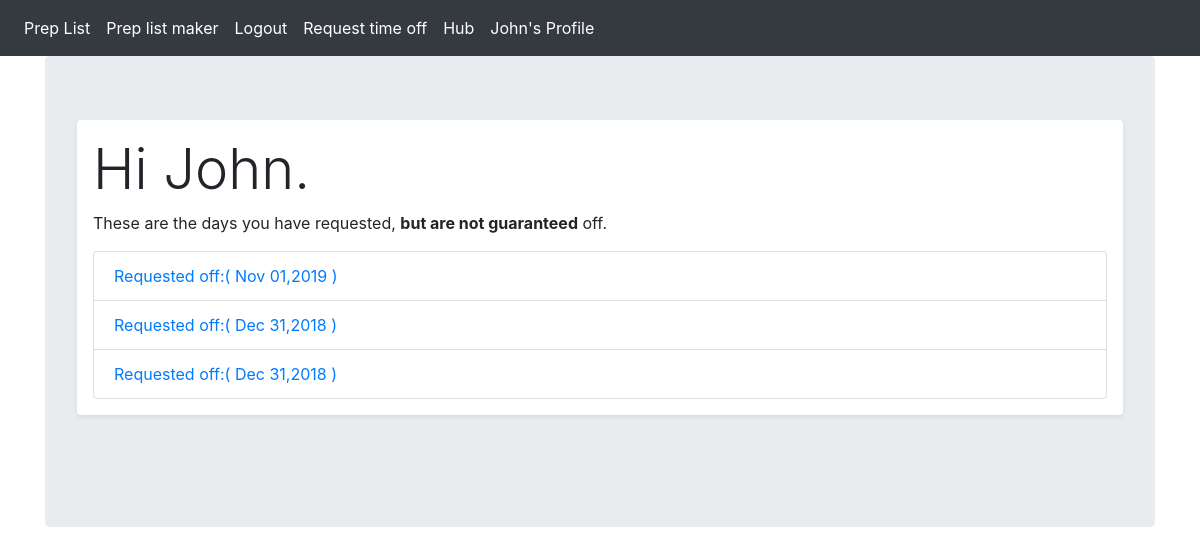
Page /accounts/profile/ (signed in) on the earlier database version.
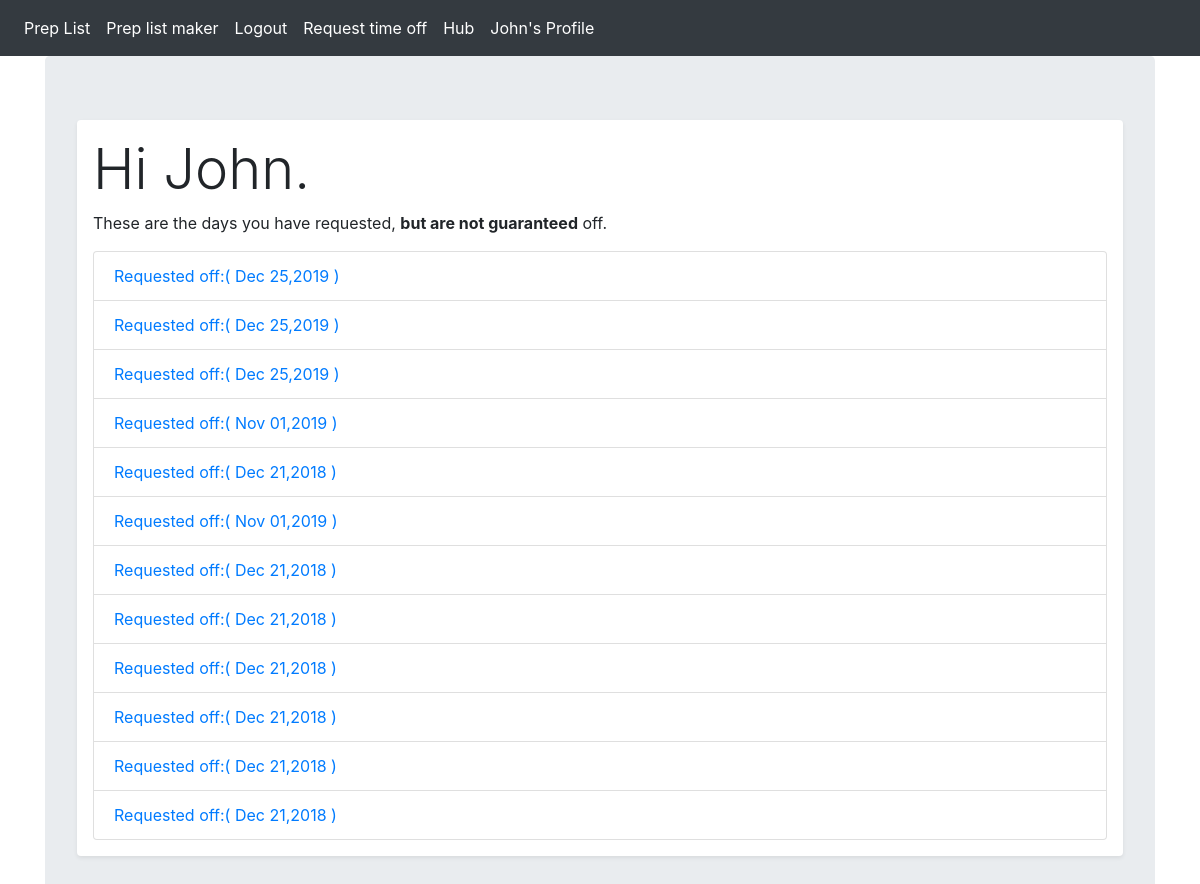
Same page on the later database version.
### accounts/models.py (models this page shows, shortened)
class Avaliablity(models.Model):
    person = models.ForeignKey(User, on_delete=models.CASCADE,default=None, help_text="Make sure you select your name.")
    not_available = models.DateField(help_text="Date format must be typed like so: 2018-12-25",default=None) #validators=[validate_even]
    time_stamp = models.DateTimeField(auto_now_add=True,null=False)
    def get_absolute_url(self):
        return reverse('accounts:avaliablity_delete', kwargs={'id':self.id})

### accounts/views.py (the view)
# urls.py: path('accounts/profile/',views.profile,name="profile"),
def profile(request):
    user = request.user
    day_off  = Avaliablity.objects.filter(person=request.user)
    args = {'user':user, 'day_off':day_off}
    return render(request,'accounts/profile.html',args)

### templates/accounts/profile.html (shortened to what this page needs)
{% extends 'items/base.html' %}
{% block content %}
<div class="jumbotron">
  <div class="content-container">
    <div class="shadow-sm p-3 mb-5 bg-white rounded">
  {% if user.is_authenticated %}
    <h1 class="display-4">Hi {{ user|capfirst }}.</h1>
    <p>These are the days you have requested, <strong>but are not guaranteed</strong> off.</p>
    <ul class="list-group">
      {% for day in day_off %}
      <li class="list-group-item" ><a href="{{ day.get_absolute_url }}">Requested off:( {{ day.not_available|date:"M d,Y" }} )</a></li>
      {% endfor %}
    </ul>
  {% else %}
    <p>You are not logged in</p>
  {% endif %}
  </div>
</div>
</div>
{% endblock %}

### templates/items/base.html (shortened to what this page needs)
{% load static %}
<!DOCTYPE html>
<html lang="en" dir="ltr">
  <head>
    <link rel="stylesheet" href="https://stackpath.bootstrapcdn.com/bootstrap/4.1.3/css/bootstrap.min.css">
    <nav class="navbar navbar-expand-md navbar-dark bg-dark">
    <div class="collapse navbar-collapse" id="navbarTogglerDemo02">
     <ul class="navbar-nav mr-auto mt-2 mt-lg-0">
       <li class="nav-item">
         <a class="nav-link" href="{% url 'todo:dailyprep' %}"style="color:white">Prep List</a>
       </li>
       {% if user.is_authenticated %}
       <li class="nav-item">
         <a class="nav-link" href="{% url 'todo:prepcreate' %}"style="color:white">Prep list maker</a>
       </li>
       <li class="nav-item">
         <a class="nav-link" href="{% url 'accounts:logout' %}" style="color:white">Logout</a>
       </li>
       <li class="nav-item">
          <a class="nav-link" href="{% url 'accounts:avaliablity_create' %}" style="color:white">Request time off</a>
       </li>
       <li class="nav-item">
          <a class="nav-link" href="{% url 'accounts:available_filter' %}" style="color:white">Hub</a>
       </li>
       {% endif %}
       {% if user.is_authenticated %}
       <li class="nav-item">
         <a class="nav-link" href="{% url 'accounts:profile' %}" style="color:white">{{ user.username|capfirst }}'s Profile</a>
       </li>
       {% endif %}
     </ul>
   </div>
    </nav>
  </head>
  <body>
    <div class="container">
      {% block content %}
      {% endblock %}
    </div>
  </body>
</html>

Differences in the rows shown:
removed Avaliablity: not_available "Dec 31,2018"
removed Avaliablity: not_available "Dec 31,2018"
added Avaliablity: not_available "Dec 25,2019"
added Avaliablity: not_available "Dec 25,2019"
added Avaliablity: not_available "Dec 25,2019"
added Avaliablity: not_available "Dec 21,2018"
added Avaliablity: not_available "Nov 01,2019"
added Avaliablity: not_available "Dec 21,2018"
added Avaliablity: not_available "Dec 21,2018"
added Avaliablity: not_available "Dec 21,2018"
added Avaliablity: not_available "Dec 21,2018"
added Avaliablity: not_available "Dec 21,2018"
added Avaliablity: not_available "Dec 21,2018"
